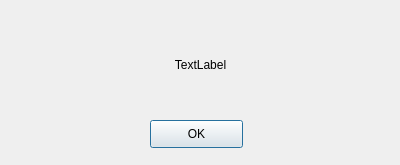
<?xml version="1.0" encoding="UTF-8"?>
<ui version="4.0">
 <class>Dialog</class>
 <widget class="QDialog" name="Dialog">
  <property name="geometry">
   <rect>
    <x>0</x>
    <y>0</y>
    <width>400</width>
    <height>165</height>
   </rect>
  </property>
  <property name="windowTitle">
   <string>Dialog</string>
  </property>
  <widget class="QPushButton" name="okButton">
   <property name="geometry">
    <rect>
     <x>150</x>
     <y>120</y>
     <width>93</width>
     <height>28</height>
    </rect>
   </property>
   <property name="text">
    <string>OK</string>
   </property>
  </widget>
  <widget class="QLabel" name="label">
   <property name="geometry">
    <rect>
     <x>40</x>
     <y>20</y>
     <width>321</width>
     <height>91</height>
    </rect>
   </property>
   <property name="text">
    <string>&lt;html&gt;&lt;head/&gt;&lt;body&gt;&lt;p align=&quot;center&quot;&gt;TextLabel&lt;/p&gt;&lt;/body&gt;&lt;/html&gt;</string>
   </property>
  </widget>
 </widget>
 <resources/>
 <connections/>
</ui>
